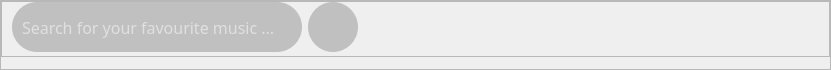
            <widget class="QFrame" name="searchbarFrame_2">
             <property name="minimumSize">
              <size>
               <width>0</width>
               <height>70</height>
              </size>
             </property>
             <property name="maximumSize">
              <size>
               <width>16777215</width>
               <height>70</height>
              </size>
             </property>
             <property name="frameShape">
              <enum>QFrame::Shape::StyledPanel</enum>
             </property>
             <property name="frameShadow">
              <enum>QFrame::Shadow::Raised</enum>
             </property>
             <layout class="QVBoxLayout" name="verticalLayout_4">
              <property name="spacing">
               <number>0</number>
              </property>
              <property name="leftMargin">
               <number>0</number>
              </property>
              <property name="topMargin">
               <number>0</number>
              </property>
              <property name="rightMargin">
               <number>0</number>
              </property>
              <property name="bottomMargin">
               <number>0</number>
              </property>
              <item>
               <widget class="QFrame" name="searchbarFrame">
                <property name="frameShape">
                 <enum>QFrame::Shape::StyledPanel</enum>
                </property>
                <property name="frameShadow">
                 <enum>QFrame::Shadow::Raised</enum>
                </property>
                <layout class="QHBoxLayout" name="horizontalLayout_12">
                 <property name="spacing">
                  <number>6</number>
                 </property>
                 <property name="leftMargin">
                  <number>10</number>
                 </property>
                 <property name="topMargin">
                  <number>0</number>
                 </property>
                 <property name="rightMargin">
                  <number>0</number>
                 </property>
                 <property name="bottomMargin">
                  <number>4</number>
                 </property>
                 <item>
                  <widget class="QLineEdit" name="searchBox">
                   <property name="minimumSize">
                    <size>
                     <width>290</width>
                     <height>50</height>
                    </size>
                   </property>
                   <property name="maximumSize">
                    <size>
                     <width>290</width>
                     <height>49</height>
                    </size>
                   </property>
                   <property name="font">
                    <font>
                     <family>Inter 18pt</family>
                     <pointsize>12</pointsize>
                    </font>
                   </property>
                   <property name="styleSheet">
                    <string notr="true">

QLineEdit {
    background-color: rgba(0, 0, 0, 150);  /* Background color (optional) */
    color: white;                          /* Text color */
/*     border: 1px solid rgba(255, 255, 255, 200); Border color */
    padding: 8px;                         /* Padding inside the line edit */
	border-radius:25px;
	background:rgba(0,0,0,50);
}

QLineEdit:focus {
	border-radius:25px;
	padding:8px;
    border: 2px solid rgba(255, 255, 255, 255); /* Highlight border color */
    background-color: rgba(0, 0, 0, 100); /* Highlight color */
}</string>
                   </property>
                   <property name="placeholderText">
                    <string>Search for your favourite music ...</string>
                   </property>
                  </widget>
                 </item>
                 <item>
                  <widget class="QPushButton" name="search">
                   <property name="minimumSize">
                    <size>
                     <width>50</width>
                     <height>50</height>
                    </size>
                   </property>
                   <property name="maximumSize">
                    <size>
                     <width>50</width>
                     <height>50</height>
                    </size>
                   </property>
                   <property name="styleSheet">
                    <string notr="true">QPushButton {
border-radius:25px;
background-color:rgba(0,0,0,50);
border:none;
}

QPushButton::hover {
border-radius:25px;
background-color:rgba(255,255,255, 50);
border:none;
}

QPushButton::pressed {
border-radius:25px;
background-color:rgba(255,255,255, 30);
border:none;
}
</string>
                   </property>
                   <property name="text">
                    <string/>
                   </property>
                   <property name="icon">
                    <iconset>
                     <normaloff>../../../../Downloads/icons8-search-90.png</normaloff>../../../../Downloads/icons8-search-90.png</iconset>
                   </property>
                   <property name="iconSize">
                    <size>
                     <width>24</width>
                     <height>24</height>
                    </size>
                   </property>
                  </widget>
                 </item>
                 <item>
                  <spacer name="horizontalSpacer_13">
                   <property name="orientation">
                    <enum>Qt::Orientation::Horizontal</enum>
                   </property>
                   <property name="sizeHint" stdset="0">
                    <size>
                     <width>471</width>
                     <height>20</height>
                    </size>
                   </property>
                  </spacer>
                 </item>
                </layout>
               </widget>
              </item>
              <item>
               <spacer name="verticalSpacer">
                <property name="orientation">
                 <enum>Qt::Orientation::Vertical</enum>
                </property>
                <property name="sizeHint" stdset="0">
                 <size>
                  <width>20</width>
                  <height>13</height>
                 </size>
                </property>
               </spacer>
              </item>
             </layout>
            </widget>
